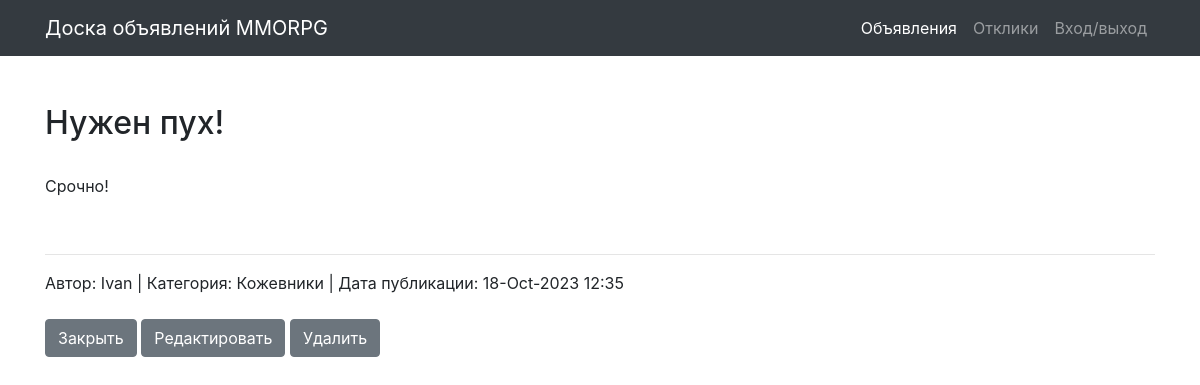
The app's page /post/4 with its own data.
### board/models.py (models this page shows)
class Post(models.Model):
    author = models.ForeignKey(User, on_delete=models.CASCADE)
    CAT = (('tanks', 'Танки'),
           ('healers', 'Хилы'),
           ('damage_dealers', 'ДД'),
           ('dealers', 'Торговцы'),
           ('gildmasters', 'Гилдмастеры'),
           ('quest_givers', 'Квестгиверы'),
           ('blacksmiths', 'Кузнецы'),
           ('tanners', 'Кожевники'),
           ('potion_makers', 'Зельевары'),
           ('spell_masters', 'Мастера заклинаний'))
    category = models.CharField(max_length=15, choices=CAT, verbose_name='Категория')
    dateCreation = models.DateTimeField(auto_now_add=True)
    title = models.CharField(max_length=256, verbose_name='Название')
    text = RichTextField()

### board/views.py (the view)
# urls.py: path('post/<int:pk>', PostItem.as_view()),
class PostItem(DetailView):
    model = Post
    template_name = 'post_item.html'
    context_object_name = 'post'
    def get_context_data(self, **kwargs):
        context = super().get_context_data(**kwargs)
        if Response.objects.filter(author_id=self.request.user.id).filter(post_id=self.kwargs.get('pk')):
            context['respond'] = "Откликнулся"
        elif self.request.user == Post.objects.get(pk=self.kwargs.get('pk')).author:
            context['respond'] = "Мое_объявление"
        return context

### templates/post_item.html (shortened to what this page needs)
{% extends 'default.html' %}
{% block content %}
    <br><br>
    {% autoescape off %}
    <h2>{{ post.title }}</h2><br>
    <span>{{ post.text }}<br></span>
    {% endautoescape %}
    <hr>
    <span>Автор: {{ post.author }}</span>
    <span>| Категория: {{ post.get_category_display }}</span>
    <span>| Дата публикации: {{ post.dateCreation|date:'d-M-Y f' }}</span>
    <br><br>
    <a class="btn btn-secondary" href="{% url 'index' %}" role="button">Закрыть</a>
    <a class="btn btn-secondary" href="/post/{{ post.id }}/edit" role="button">Редактировать</a>
    <a class="btn btn-secondary" href="/post/{{ post.id }}/delete" role="button">Удалить</a>
    <br><br>
{% endblock content %}

### records on screen
Post: title "Нужен пух!", text "Срочно!", author "Ivan", category "Кожевники", dateCreation "18-Oct-2023 12:35"
